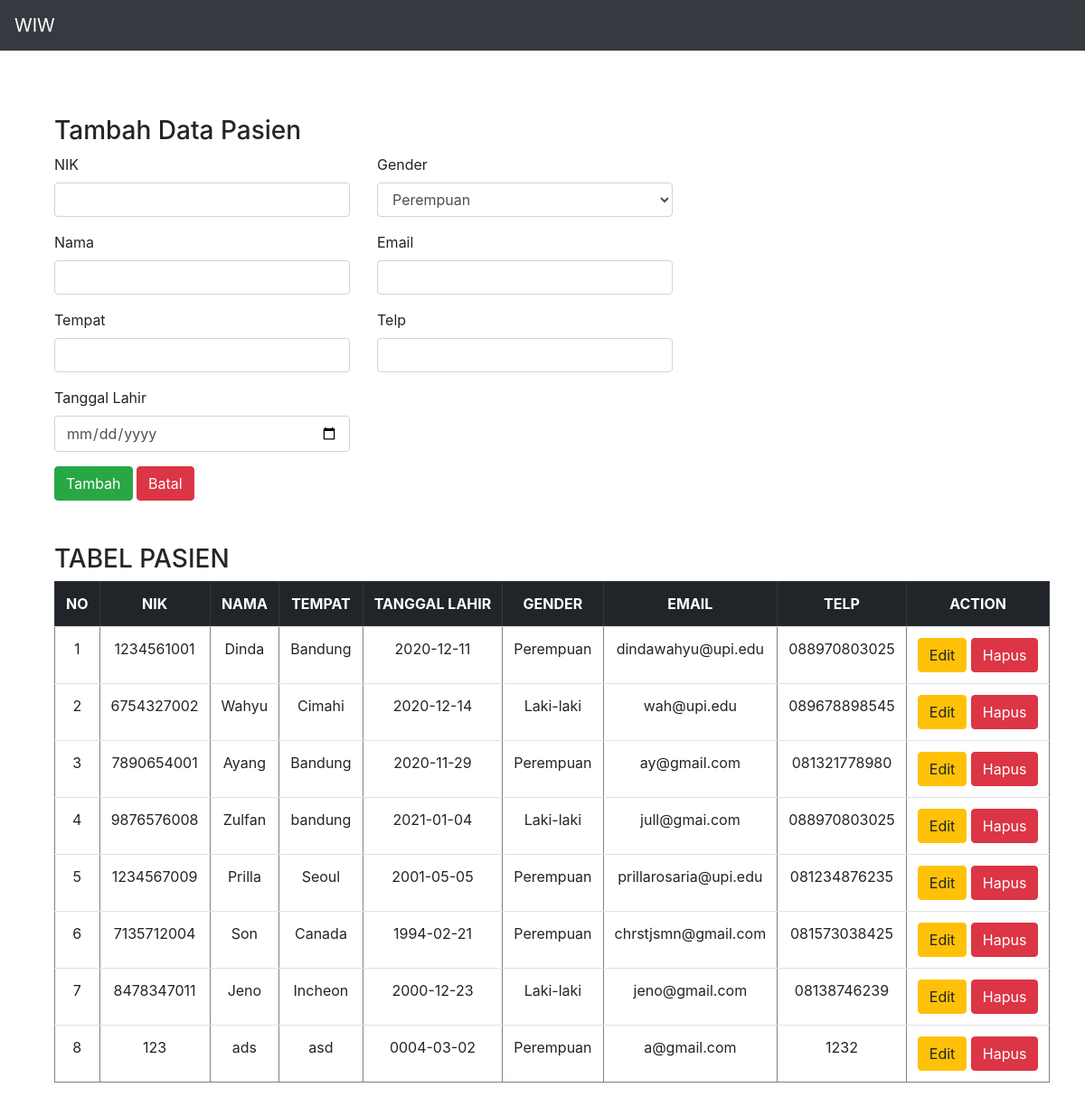
The page / on the database its author committed.
### tables this page shows
CREATE TABLE `pasien` (
  `id` int(11) NOT NULL,
  `nik` varchar(100) NOT NULL,
  `nama` varchar(100) NOT NULL,
  `tempat` varchar(100) NOT NULL,
  `tl` varchar(100) NOT NULL,
  `gender` varchar(10) NOT NULL,
  `email` varchar(100) NOT NULL,
  `telp` varchar(100) NOT NULL
);

### presenter/ProsesPasien.php (called while the page is built, shortened)
<?php
class ProsesPasien implements KontrakPresenter
{
	private $tabelpasien;
	private $data = [];
	function ProsesPasien()
	{
		try {
			$db_host = "localhost";
			$db_user = "root";
			$db_password = "";
			$db_name = "mvp_01";
			$this->tabelpasien = new TabelPasien($db_host, $db_user, $db_password, $db_name);
			$this->data = array();
		} catch (Exception $e) {
			echo "wiw error" . $e->getMessage();
		}
	}
	function prosesDataPasien()
	{
		try {
			$this->tabelpasien->open();
			$this->tabelpasien->getPasien();
			while ($row = $this->tabelpasien->getResult()) {
				$this->data[] = $row;
			}
		} catch (Exception $e) {
			echo "wiw error part 2" . $e->getMessage();
		}
	}
	function getId($i)
	{
		return $this->data[$i]['id'];
	}
	function getNik($i)
	{
		return $this->data[$i]['nik'];
	}
	function getNama($i)
	{
		return $this->data[$i]['nama'];
	}
	function getTempat($i)
	{
		return $this->data[$i]['tempat'];
	}
	function getTl($i)
	{
		return $this->data[$i]['tl'];
	}
	function getGender($i)
	{
		return $this->data[$i]['gender'];
	}
	function getSize()
	{
		return sizeof($this->data);
	}
	function getEmail($i)
	{
		return $this->data[$i]['email'];
	}
	function getTelp($i)
	{
		return $this->data[$i]['telp'];
	}
}

### model/DB.class.php (called while the page is built, shortened)
<?php
class DB
{
	var $db_host = '';
	var $db_user = '';
	var $db_password = '';
	var $db_name = '';
	var $db_link = '';
	function DB($db_host = '', $db_user = '', $db_password = '', $db_name = '')
	{
		$this->db_host = $db_host;
		$this->db_user = $db_user;
		$this->db_password = $db_password;
		$this->db_name = $db_name;
	}
	function open()
	{
		$this->db_link = mysqli_connect($this->db_host, $this->db_user, $this->db_password, $this->db_name);
	}
	function execute($query = "")
	{
		$this->result = mysqli_query($this->db_link, $query);
		return $this->result;
	}
}

### model/TabelPasien.class.php (called while the page is built, shortened)
<?php
class TabelPasien extends DB
{
	function getPasien()
	{
		$query = "SELECT * FROM pasien";
		return $this->execute($query);
	}
}

### view/TampilPasien.php (the view, shortened to what this page needs)
<?php
include("presenter/ProsesPasien.php");
class TampilPasien implements KontrakView
{
	private $prosespasien;
	function TampilPasien(){
		$this->prosespasien = new ProsesPasien();
	}
	function tampil(){
		$this->prosespasien->prosesDataPasien();
		$data = null;
		for ($i = 0; $i < $this->prosespasien->getSize(); $i++) {
			$no = $i + 1;
			$data .= "<tr>
			<td>" . $no . "</td>
			<td>" . $this->prosespasien->getNik($i) . "</td>
			<td>" . $this->prosespasien->getNama($i) . "</td>
			<td>" . $this->prosespasien->getTempat($i) . "</td>
			<td>" . $this->prosespasien->getTl($i) . "</td>
			<td>" . $this->prosespasien->getGender($i) . "</td>
			<td>" . $this->prosespasien->getEmail($i) . "</td>
			<td>" . $this->prosespasien->getTelp($i) . "</td>
			<td>
			<a href='index.php?id_edit=" . $this->prosespasien->getId($i) .  "' class='btn btn-warning' '>Edit</a>
            <a href='index.php?id_hapus=" . $this->prosespasien->getId($i) . "' class='btn btn-danger' '>Hapus</a> </td>";
		}
		$add = " <h3>Tambah Data Pasien</h3>
				<form action='index.php' method='post' class='mb-5'>
					<div class='row'>
						<div class='col'>
							<div class='row form-row'>
								<div class='form-group col'>
									<label for='Nik'>NIK</label>
									<input type='text' class='form-control' name='Nik' />
								</div>
							</div>
							<div class='row form-row'>
								<div class='form-group col'>
									<label for='Nama'>Nama</label>
									<input type='text' class='form-control' name='Nama' />
								</div>
							</div>
							<div class='row form-row'>
								<div class='form-group col'>
									<label for='Tempat'>Tempat</label>
									<input type='text' class='form-control' name='Tempat' />
								</div>
							</div>
							<div class='row form-row'>
								<div class='form-group col'>
									<label for='Tl'>Tanggal Lahir</label>
									<input type='date' class='form-control' name='Tl' />
								</div>
							</div>
						</div>
						<div class='col'>
							<div class='row form-row'>
								<div class='form-group col'>
									<label for='Gender'>Gender</label>
									<select name='Gender' id='Gender' class='form-control'>
										<option value='Perempuan'>Perempuan</option>
										<option value='Laki-Laki'>Laki-Laki</option>
									</select>
								</div>
							</div>
							<div class='row form-row'>
								<div class='form-group col'>
									<label for='Email'>Email</label>
									<input type='text' class='form-control' name='Email' />
								</div>
							</div>
							<div class='row form-row'>
								<div class='form-group col'>
									<label for='Telp'>Telp</label>
									<input type='text' class='form-control' name='Telp' />
								</div>
							</div>
						</div>
					</div>
					<input type='submit' value='Tambah' name='submit' class='btn btn-success'>
					<input type='reset' value='Batal' name='reset' class='btn btn-danger'>
				</form>";
	}
}

### index.php (shortened to what this page needs)
<?php
include("model/Template.class.php");
include("model/DB.class.php");
include("model/TabelPasien.class.php");
include("view/TampilPasien.php");
$tp = new TampilPasien();
if(isset($_POST['update'])){
    $tp->UpdatePasien($_POST);
    header('location: index.php');
}
else if(isset($_GET['id_hapus'])){
    $tp->DeletePasien($_GET['id_hapus']);
    header('location : index.php');
}
else{
    $tp->tampil();
}

### model/Template.class.php (shortened to what this page needs)
<?php
class Template{
	var $content = '';
	function Template($filename = ''){
		$this->content = implode('', @file($filename));
	}
	function clear(){
		$this->content = preg_replace("/DATA_[A-Z|_|0-9]+/", "", $this->content);
	}
	function write(){
		print $this->content;
	}
	function replace($old = '', $new = ''){
		if(is_int($new)){
			$value = sprintf("%d", $new);
		}elseif(is_float($new)){
			$value = sprintf("%f", $new);
		}elseif(is_array($new)){
			$value = '';
			foreach( $new as $item){
				$value .= $item. '';
			}
		}else{
			$value = $new;
		}
		$this->content = preg_replace("/$old/",  $value, $this->content);
	}
}

### rows shown on the page
pasien: no "1", nik "1234561001", nama "Dinda", tempat "Bandung", tl "2020-12-11", gender "Perempuan", email "dindawahyu@upi.edu", telp "088970803025"
pasien: no "2", nik "6754327002", nama "Wahyu", tempat "Cimahi", tl "2020-12-14", gender "Laki-laki", email "wah@upi.edu", telp "089678898545"
pasien: no "3", nik "7890654001", nama "Ayang", tempat "Bandung", tl "2020-11-29", gender "Perempuan", email "ay@gmail.com", telp "081321778980"
pasien: no "4", nik "9876576008", nama "Zulfan", tempat "bandung", tl "2021-01-04", gender "Laki-laki", email "jull@gmai.com", telp "088970803025"
pasien: no "5", nik "1234567009", nama "Prilla", tempat "Seoul", tl "2001-05-05", gender "Perempuan", email "prillarosaria@upi.edu", telp "081234876235"
pasien: no "6", nik "7135712004", nama "Son", tempat "Canada", tl "1994-02-21", gender "Perempuan", email "chrstjsmn@gmail.com", telp "081573038425"
pasien: no "7", nik "8478347011", nama "Jeno", tempat "Incheon", tl "2000-12-23", gender "Laki-laki", email "jeno@gmail.com", telp "08138746239"
pasien: no "8", nik "123", nama "ads", tempat "asd", tl "0004-03-02", gender "Perempuan", email "a@gmail.com", telp "1232"

### other values the page prints
$this->content "WIW TABEL PASIEN NO NIK NAMA TEMPAT TANGGAL LAHIR GENDER EMAIL TELP ACTION"
